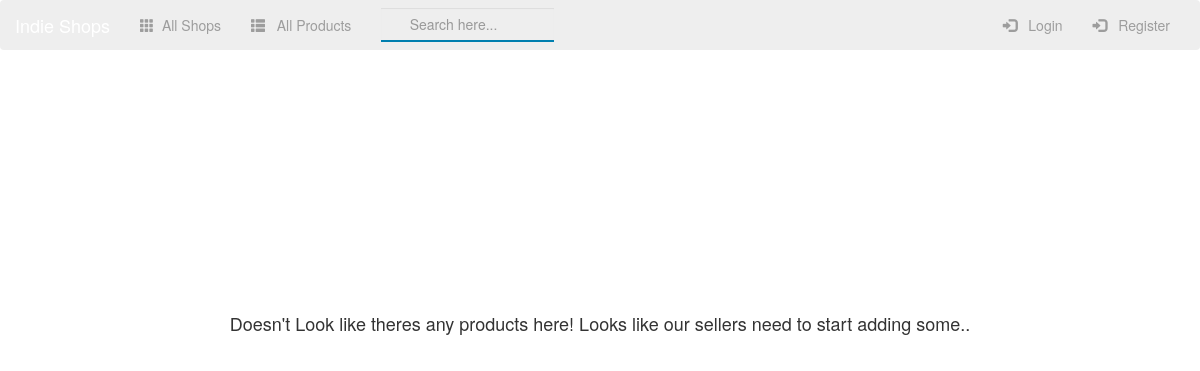
Before: /shop/products/all/ with the older database file.
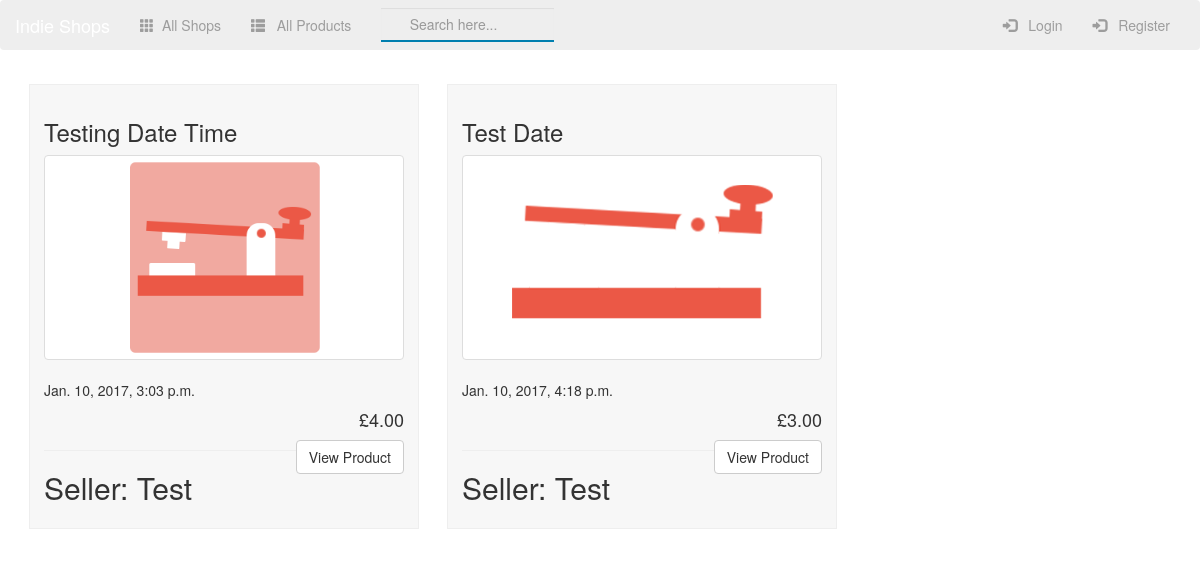
After: the same page with the newer database file.
### shop/models.py (models this page shows, shortened)
class Product(models.Model):
    product_name = models.CharField(max_length=250)
    business = models.ForeignKey(Shop, on_delete=models.CASCADE, related_name="products")
    product_desc = models.TextField()
    product_image = models.FileField()
    price = models.DecimalField(max_digits=6, decimal_places=2)
    created = models.DateTimeField(auto_now_add=True, blank=True)
    @property
    def price_format(self):
        return "£%s" % self.price

class Shop(models.Model):
    name = models.CharField(max_length=150)
    owner = models.OneToOneField(User, related_name="owner")
    description = models.TextField(max_length=5000, default="Default Description. Looks like the Shop Owner hasn't uploaded a description..")
    shop_logo = models.FileField()
    def create_shop(sender, **kwargs):
        user = kwargs["instance"]
        if kwargs["created"]:
            up = Shop(owner=user)
            up.save()
    post_save.connect(create_shop, sender=User)

### shop/views.py (the view)
class AllProducts(ListView):
    model = Product
    template_name = 'shop/all_products.html'

### shop/templates/shop/all_products.html (shortened to what this page needs)
{% extends 'shop/base.html' %}
{% block main-content %}
    {% if product_list%}
    {% for product in product_list %}
            <div class="col-sm-4 col-md-4 col-lg-4 productDetails-container">
                <h3>{{ product.product_name }}</h3>
                <div class="thumbnail">
                   <img src="{{ product.product_image.url }}" class="img-responsive">
                </div>
                    <p>{{ product.created }}</p>
                    <h4 style="text-align:right;">{{ product.price_format }}</h4>
                        <a href="{% url 'shop:product-details' product.id %}"><button type="button" class="btn btn-default pull-right">View Product</button></a>
                    <hr>
                    <h2>Seller: {{ product.business.name }}</h2>
            </div>
    {% endfor %}
    {% else %}
    <div class="col-sm-10 col-sm-offset-1 col-md-8 col-lg-8 col-md-offset-2 col-lg-offset-2 emptyResults-box">
        <h4 class="emptyResultsTextHeading">Doesn't Look like theres any products here! Looks like our sellers need to start adding some..</h4>
    </div>
    {% endif %}
{% endblock %}

Changed rows visible on the page:
added Product: product_name "Testing Date Time", product_image (picture), created "Jan. 10, 2017, 3:03 p.m.", price_format "£4.00", business.name "Test"
added Product: product_name "Test Date", product_image (picture), created "Jan. 10, 2017, 4:18 p.m.", price_format "£3.00", business.name "Test"
Other visible differences:
text no longer shown: "Doesn't Look like theres any products here! Looks like our sellers need to start adding some.."
